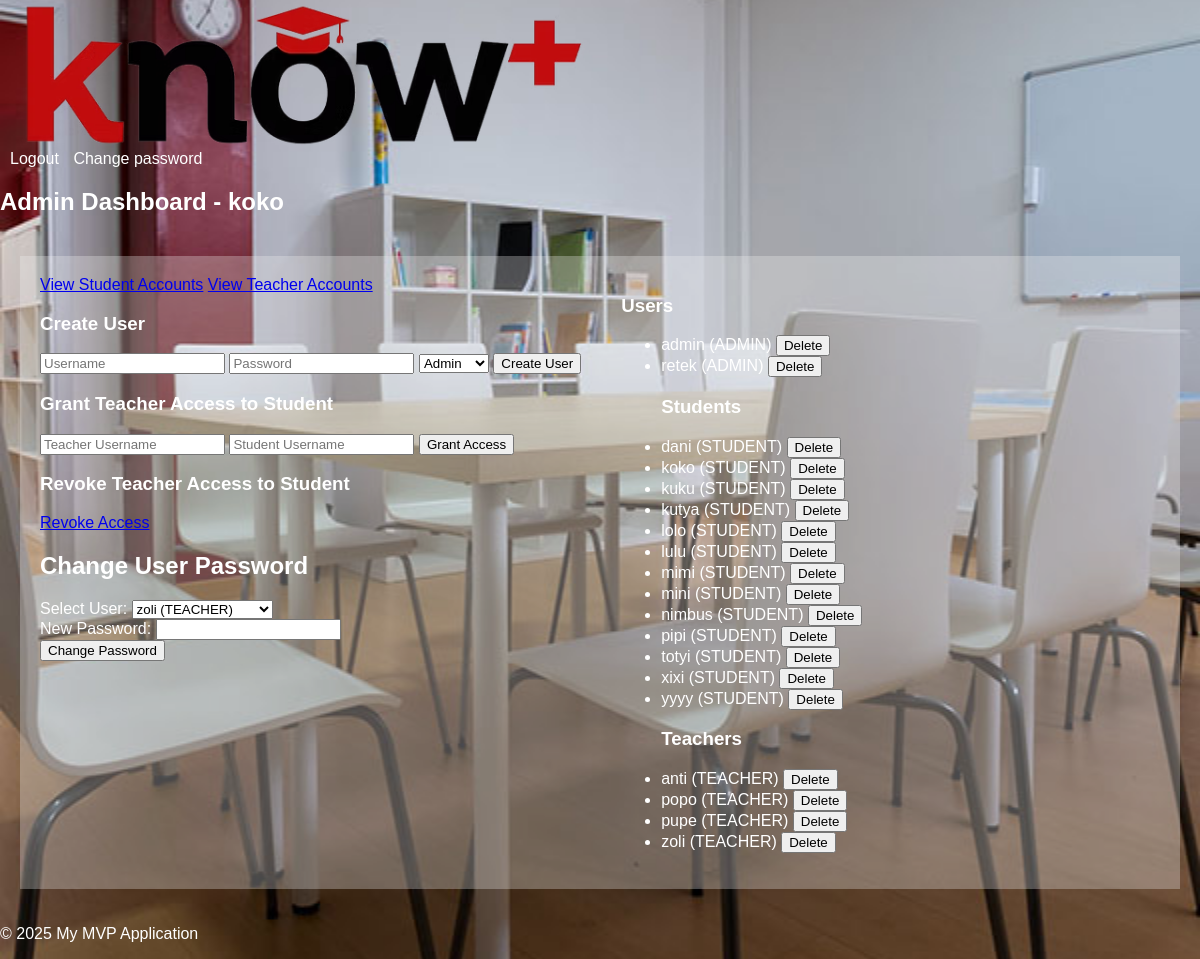
/admin/home (signed in), run on the app's committed database.
### models.py (models this page shows, shortened)
class User(db.Model, UserMixin):
    id = db.Column(db.Integer, primary_key=True)
    username = db.Column(db.String(80), unique=True, nullable=False)
    password_hash = db.Column(db.String(128))
    user_type = db.Column(db.Enum(UserType), nullable=False)  # Using UserType enum for role

### app.py (the view)
@app.route('/admin/home', methods=['GET'])
@login_required
def admin_home_display():
    users = User.query.all()  # Fetch all users to populate the dropdown
    return render_template('admin_home.html', users=users)

### app.py (called while the page is built)
@login_manager.user_loader
def load_user(user_id):
    return User.query.get(int(user_id))  # Load from the unified User model

### templates/admin_home.html (shortened to what this page needs)
{% extends "base.html" %}
{% block content %}
<h2>Admin Dashboard - {{ current_user.username }}</h2>
<div class="container">
    <div class="left-column">
        <div class="d-grid gap-2 d-md-block">
            <a href="{{ url_for('view_students') }}" class="btn btn-primary">View Student Accounts</a>
            <a href="{{ url_for('view_teachers') }}" class="btn btn-primary">View Teacher Accounts</a>
        </div>
        <h3>Create User</h3>
        <form action="{{ url_for('create_user') }}" method="post">
            <input type="text" name="username" placeholder="Username" required>
            <input type="password" name="password" placeholder="Password" required>
            <select name="user_type">
                <option value="ADMIN">Admin</option>
            </select>
            <button type="submit">Create User</button>
        </form>
        <h3>Grant Teacher Access to Student</h3>
        <form action="{{ url_for('grant_access') }}" method="post">
            <input type="text" name="teacher_username" placeholder="Teacher Username" required>
            <input type="text" name="student_username" placeholder="Student Username" required>
            <button type="submit">Grant Access</button>
        </form>
        <h3>Revoke Teacher Access to Student</h3>
        <a href="{{ url_for('revoke_access_form') }}" class="btn btn-secondary">Revoke Access</a>
        <h2>Change User Password</h2>
        <form method="POST" action="{{ url_for('change_user_password') }}">
            <div>
                <label for="user_id">Select User:</label>
                <select name="user_id" id="user_id" required>
                    {% for user in users %}
                    <option value="{{ user.id }}">{{ user.username }} ({{ user.user_type.value }})</option>
                    {% endfor %}
                </select>
            </div>
            <div>
                <label for="new_password">New Password:</label>
                <input type="password" name="new_password" id="new_password" required>
            </div>
            <button type="submit">Change Password</button>
        </form>
    </div>
    <div class="right-column">
        <h3>Users</h3>
        <ul>
            {% set grouped_users = users | sort(attribute='username') | groupby('user_type.value') %}
            {% for group in grouped_users %}
            {% if group.grouper == 'ADMINISTRATOR' %}
            <h3>Administrators</h3>
            {% elif group.grouper == 'TEACHER' %}
            <h3>Teachers</h3>
            {% elif group.grouper == 'STUDENT' %}
            <h3>Students</h3>
            {% endif %}
            {% for user in group.list %}
            <li>
                {{ user.username }} ({{ user.user_type.value }})
                <form action="{{ url_for('delete_user', user_id=user.id) }}" method="post" style="display: inline;"
                      onsubmit="return confirmDelete('{{ user.username }}');">
                    <button type="submit">Delete</button>
                </form>
            </li>
            {% endfor %}
            {% endfor %}
        </ul>
    </div>
</div>
{% endblock %}

### static/css/style.css (style rules this page uses)
body { font-family: sans-serif; margin: 0; padding: 0; color: white; background-image: url('static/img/background.jpg'); background-size: cover; background-position: center; }
.container { display: flex; padding: 20px; }
.left-column, .right-column { background-color: rgba(242, 242, 242, 0.3); padding: 20px; }
.left-column h2 { flex: 0 0 250px; }
.right-column { flex: 1; overflow-y: auto; }

### data on the page
User: username "koko", user_type.value "STUDENT"
User: username "admin", user_type.value "ADMIN"
User: username "retek", user_type.value "ADMIN"
User: username "dani", user_type.value "STUDENT"
User: username "kuku", user_type.value "STUDENT"
User: username "kutya", user_type.value "STUDENT"
User: username "lolo", user_type.value "STUDENT"
User: username "lulu", user_type.value "STUDENT"
User: username "mimi", user_type.value "STUDENT"
User: username "mini", user_type.value "STUDENT"
User: username "nimbus", user_type.value "STUDENT"
User: username "pipi", user_type.value "STUDENT"
User: username "totyi", user_type.value "STUDENT"
User: username "xixi", user_type.value "STUDENT"
User: username "yyyy", user_type.value "STUDENT"
User: username "anti", user_type.value "TEACHER"
User: username "popo", user_type.value "TEACHER"
User: username "pupe", user_type.value "TEACHER"
User: username "zoli", user_type.value "TEACHER"

### other printed values
form field user_id "zoli (TEACHER)"
